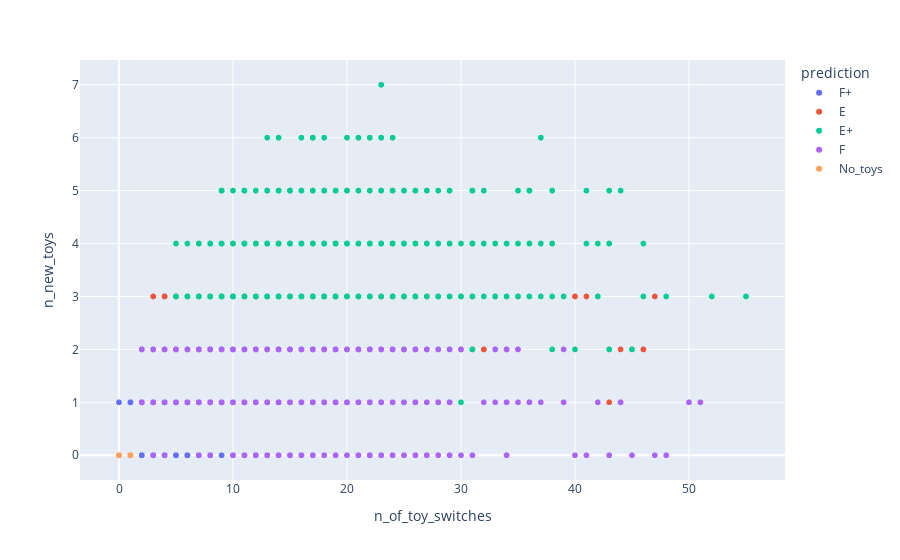

The code cell stored with this chart in its notebook:
### Code cell
print(np.corrcoef(np.hstack((all_feature_df['n_of_toy_switches'].to_numpy().reshape((-1,1)),\
            all_feature_df['n_new_toys'].to_numpy().reshape((-1,1)))), rowvar = False))

fig = px.scatter(all_feature_df, x = 'n_of_toy_switches', y = 'n_new_toys',\
            color = 'prediction')
fig.show()

### Figure 1 — Plotly figure (JSON) as saved in the notebook; plotly's stock layout.template omitted (floating-point values rounded to 4 significant figures; data arrays with more than 128 entries replaced by an {"elided": "..."} marker saying what was removed)
{"data": [{"hovertemplate": "prediction=F+<br>n_of_toy_switches=%{x}<br>n_new_toys=%{y}<extra></extra>", "legendgroup": "F+", "marker": {"color": "#636efa", "symbol": "circle"}, "mode": "markers", "name": "F+", "showlegend": true, "type": "scattergl", "x": {"elided": "440 int values"}, "xaxis": "x", "y": {"elided": "440 int values"}, "yaxis": "y"}, {"hovertemplate": "prediction=E<br>n_of_toy_switches=%{x}<br>n_new_toys=%{y}<extra></extra>", "legendgroup": "E", "marker": {"color": "#EF553B", "symbol": "circle"}, "mode": "markers", "name": "E", "showlegend": true, "type": "scattergl", "x": {"elided": "671 int values"}, "xaxis": "x", "y": {"elided": "671 int values"}, "yaxis": "y"}, {"hovertemplate": "prediction=E+<br>n_of_toy_switches=%{x}<br>n_new_toys=%{y}<extra></extra>", "legendgroup": "E+", "marker": {"color": "#00cc96", "symbol": "circle"}, "mode": "markers", "name": "E+", "showlegend": true, "type": "scattergl", "x": {"elided": "685 int values"}, "xaxis": "x", "y": {"elided": "685 int values"}, "yaxis": "y"}, {"hovertemplate": "prediction=F<br>n_of_toy_switches=%{x}<br>n_new_toys=%{y}<extra></extra>", "legendgroup": "F", "marker": {"color": "#ab63fa", "symbol": "circle"}, "mode": "markers", "name": "F", "showlegend": true, "type": "scattergl", "x": {"elided": "511 int values"}, "xaxis": "x", "y": {"elided": "511 int values"}, "yaxis": "y"}, {"hovertemplate": "prediction=No_toys<br>n_of_toy_switches=%{x}<br>n_new_toys=%{y}<extra></extra>", "legendgroup": "No_toys", "marker": {"color": "#FFA15A", "symbol": "circle"}, "mode": "markers", "name": "No_toys", "showlegend": true, "type": "scattergl", "x": [1, 1, 0, 1, 1, 0, 0, 0, 1, 0, 1, 0, 1, 0, 0, 0, 0, 0, 0, 0, 0, 0, 0, 0, 0, 0, 0, 0, 0, 0, 1, 0, 0, 0, 0, 0, 0, 0, 0, 1, 0, 0, 0, 0, 0, 0, 0, 0, 0, 0, 0, 0, 0, 0, 0, 0, 0, 0, 1, 1, 0, 0, 1, 1, 0, 0, 1, 0, 1, 0, 0, 0, 0, 0, 1, 0, 0, 1, 0, 0, 0, 1, 0, 1, 0, 0, 0, 0, 0, 0, 0, 0, 1, 1, 0, 0, 0, 0, 0, 0, 0, 0, 0, 0, 0, 1, 0, 1, 0, 0, 0, 0, 0, 1, 1, 1], "xaxis": "x", "y": [0, 0, 0, 0, 0, 0, 0, 0, 0, 0, 0, 0, 0, 0, 0, 0, 0, 0, 0, 0, 0, 0, 0, 0, 0, 0, 0, 0, 0, 0, 0, 0, 0, 0, 0, 0, 0, 0, 0, 0, 0, 0, 0, 0, 0, 0, 0, 0, 0, 0, 0, 0, 0, 0, 0, 0, 0, 0, 0, 0, 0, 0, 0, 0, 0, 0, 0, 0, 0, 0, 0, 0, 0, 0, 0, 0, 0, 0, 0, 0, 0, 0, 0, 0, 0, 0, 0, 0, 0, 0, 0, 0, 0, 0, 0, 0, 0, 0, 0, 0, 0, 0, 0, 0, 0, 0, 0, 0, 0, 0, 0, 0, 0, 0, 0, 0], "yaxis": "y"}], "layout": {"legend": {"title": {"text": "prediction"}, "tracegroupgap": 0}, "margin": {"t": 60}, "xaxis": {"anchor": "y", "domain": [0, 1], "title": {"text": "n_of_toy_switches"}}, "yaxis": {"anchor": "x", "domain": [0, 1], "title": {"text": "n_new_toys"}}}}
